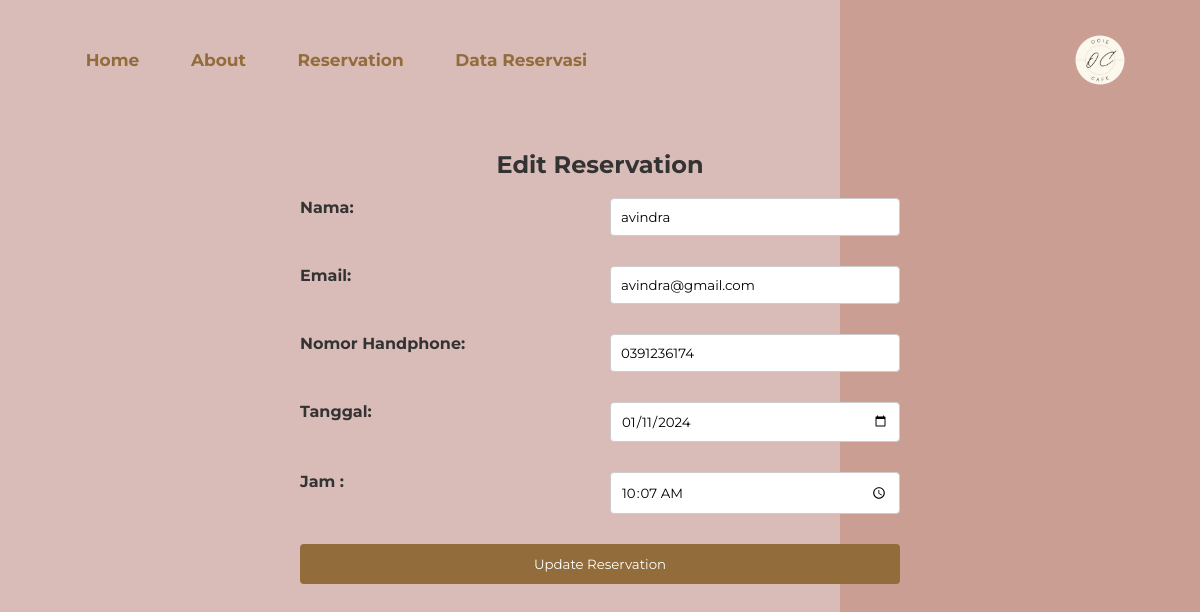
The page /edit_reservation_form.php?id=4 on the database its author committed.
### tables this page shows
CREATE TABLE `reservations` (
  `id` int(11) NOT NULL,
  `nama` varchar(100) NOT NULL,
  `email` varchar(100) NOT NULL,
  `phone` varchar(100) NOT NULL,
  `tanggal` date NOT NULL,
  `jam` time NOT NULL
);

### edit_reservation_form.php (the view, shortened to what this page needs)
<?php
include('koneksi.php');
if(isset($_GET['id'])) {
    $id = $_GET['id'];
    $query = "SELECT * FROM reservations WHERE id = $id";
    $result = $conn->query($query);
    if($result->num_rows > 0) {
        $row = $result->fetch_assoc();
        $nama = $row['nama'];
        $email = $row['email'];
        $phone = $row['phone'];
        $tanggal = $row['tanggal'];
        $jam = $row['jam'];
    } else {
        echo "Data tidak ditemukan.";
        exit();
    }
} else {
    echo "Invalid request.";
    exit();
}
?>
<!DOCTYPE html>
<html lang="en">
<head>
    <link rel="stylesheet" href="https://unpkg.com/swiper@8/swiper-bundle.min.css" />
    <link rel="stylesheet" href="https://use.fontawesome.com/releases/v5.15.4/css/all.css">
</head>
<body>
    <div class="container">
        <nav>
            <ul>
                <li><a href="index.php">Home</a></li>
                <li><a href="about.php">About</a></li>
                <li><a href="reservation.php">Reservation</a></li>
                <li><a href="edit_reservation.php">Data Reservasi</a></li>
            </ul>
            <img src="logo1.png" alt="">
        </nav>
        <h2>Edit Reservation</h2>
        <br>
        <form action="edit_reservation_form.php?id=<?php echo $id; ?>" method="post">
            <label for="nama">Nama:</label>
            <input type="text" name="nama" value="<?php echo $nama; ?>" required>
            <label for="email">Email:</label>
            <input type="email" name="email" value="<?php echo $email; ?>" required>
            <label for="phone">Nomor Handphone:</label>
            <input type="tel" name="phone" value="<?php echo $phone; ?>" required>
            <label for="tanggal">Tanggal:</label>
            <input type="date" name="tanggal" value="<?php echo $tanggal; ?>" required>
            <label for="jam">Jam :</label>
            <input type="time" name="jam" value="<?php echo $jam; ?>" required>
            <button type="submit" name="update">Update Reservation</button>
        </form>
    </div>
</body>
</html>

### edit_reservation_form.php (style rules this page uses)
* { padding: 0; margin: 0; font-family: 'Montserrat', sans-serif; }
body { font-family: 'Arial', sans-serif; background-color: #f8f8f8; margin: 0; padding: 0; }
.container { height: 100vh; width: 100%; background: linear-gradient(to right, #D9BCB8 70%, #CA9E93 30%); position: relative; overflow: hidden; }
nav { width: 90%; margin: auto; padding-top: 20px; display: flex; justify-content: space-between; align-items: center; }
nav img { max-width: 60%; height: auto; max-height: 80px; }
nav ul { display: flex; list-style-type: none; }
nav ul li { margin: 0 5px; }
nav ul a { text-decoration: none; padding: 0.3rem 1.3rem; font-size: 17px; font-weight: bold; color: #926c3a; position: relative; z-index: 1; }
nav ul a::after { content: ""; width: 0%; height: 100%; position: absolute; top: 0; left: 0px; border-radius: 20px; background-color: #CA9E93; z-index: -1; transition: 0.5s; }
h2 { text-align: center; color: #333; margin-top: 50px; }
form { width: 50%; margin: auto; display: grid; grid-template-columns: 1fr 1fr; gap: 20px; }
label { font-weight: bold; margin-bottom: 5px; color: #333; }
input { width: 100%; padding: 10px; box-sizing: border-box; border: 1px solid #ccc; border-radius: 4px; margin-bottom: 10px; }
button { grid-column: span 2; padding: 12px; background-color: #926c3a; color: #fff; border: none; border-radius: 4px; cursor: pointer; }

### rows shown on the page
reservations: nama "avindra", email "avindra@gmail.com", phone "0391236174", tanggal "01/11/2024", jam "10:07:00"
